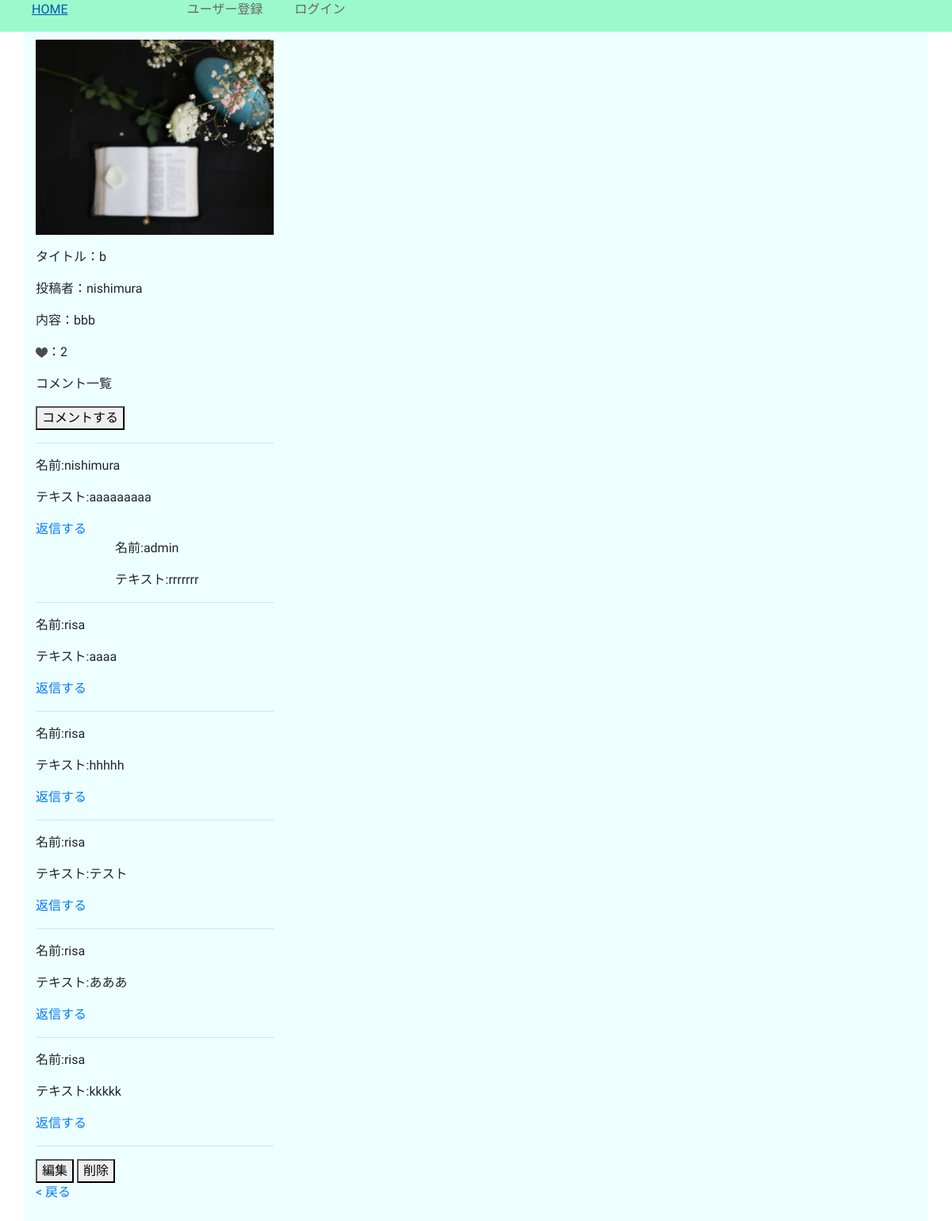
/detail/2/, run on an earlier commit of the app's database.
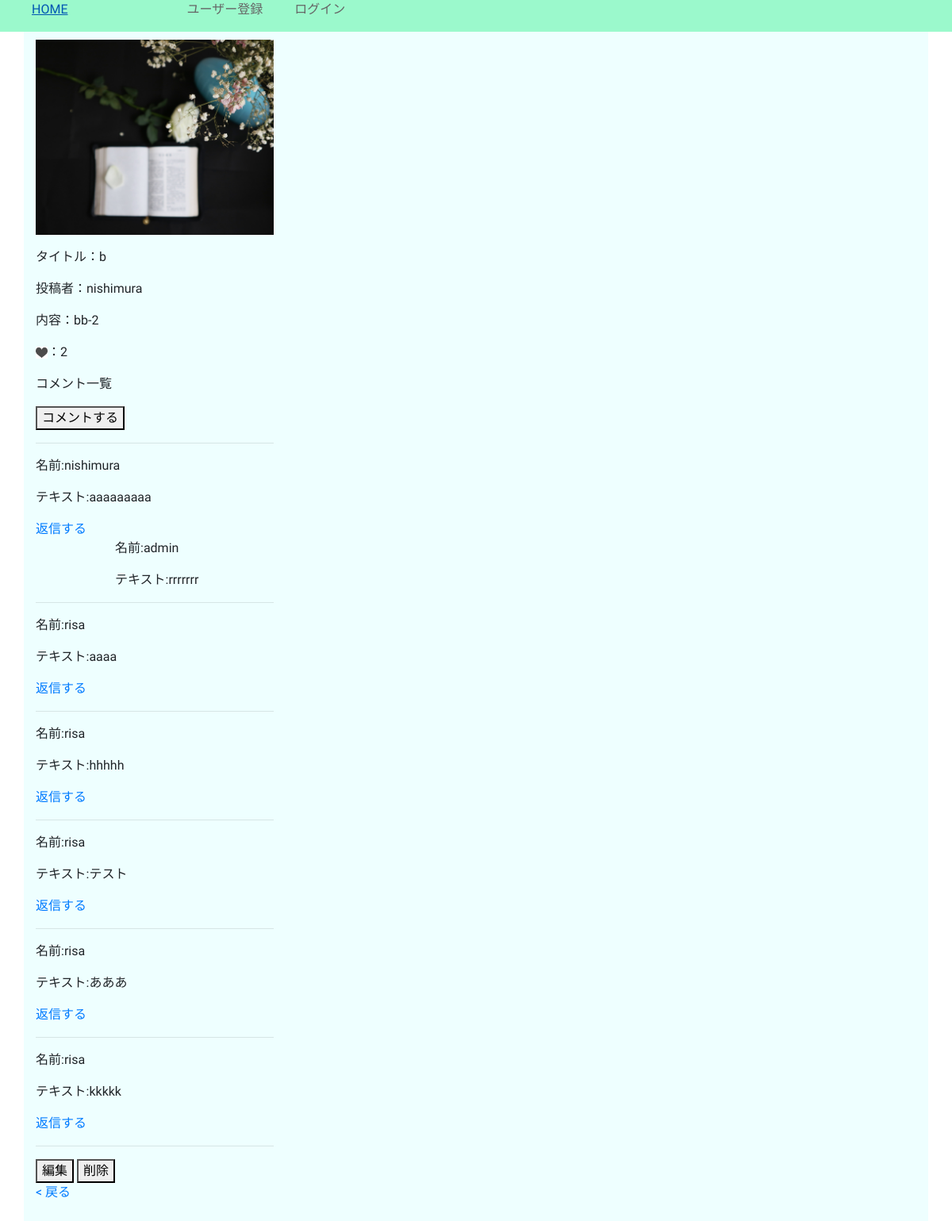
And on a later commit of the database.
### boardapp/models.py (models this page shows, shortened)
class BoardModel(models.Model):
    title = models.CharField(max_length=100)
    content = models.TextField()
    author = models.CharField(max_length=100)
    images = models.ImageField(upload_to='')
    good = models.IntegerField(null=True, blank=True, default=0)
    created_at = models.DateTimeField(auto_now_add=True)
    updated_at = models.DateTimeField(auto_now=True)

### boardapp/views.py (the view)
# urls.py: path('detail/<int:pk>/', detailfunc, name='detail'),
def detailfunc(request, pk):
    object = BoardModel.objects.get(pk=pk)
    return render(request, 'detail.html', {'object':object})

### templates/detail.html
{% extends 'base.html' %}
{% load static %}
{% block customcss %}
<link rel="stylesheet" type='text/css' href="{% static 'home.css'%}">
{% endblock customcss %}
{% block header %}
<div class="header">
{% if user.is_authenticated %}
  <a href="{% url 'list' %}" class="text1">HOME</a>
  <a href="{% url 'create' %}" class="text2">新規投稿</a>
  <a href="{% url 'logout' %}" class="text3">ログアウト</a>
{% else %}
  <a href="{% url 'list' %}" class="text1">HOME</a>
  <a href="{% url 'signup' %}" class="text2">ユーザー登録</a>
  <a href="{% url 'login' %}" class="text3">ログイン</a>
{% endif %}
</div>
{% endblock header %}
{% block content %}
<div class="container">
  <div>
    <p><img src='{{ object.images.url }}' width=300 ></p>
    <p>タイトル：{{ object.title }}</p>
    <p>投稿者：{{ object.author }}</p>
    <p>内容：{{ object.content }}</p>
    <p><a href="{% url 'good' object.pk %}"><img src="{% static 'images/goodmark.jpg' %}" width=15 height=15></a>：{{ object.good }}</p>
    <p>コメント一覧</p>
    <a href="{% url 'comment' object.pk %}"><button type="submit">コメントする</button></a>
    <hr>
    {% for comment in object.comment_set.all %}
        <p>名前:{{ comment.name }}</p>
        <p>テキスト:{{ comment.text }}</p>
        <a href="{% url 'reply' object.pk %}">返信する</a><br>
        {% for reply in comment.reply_set.all %}
          <div style="margin-left:100px;">
             <p>名前:{{ reply.name }}</p>
             <p>テキスト:{{ reply.text }}</p>
          </div>
        {% endfor %}
        <hr>
    {% endfor %}
    {% if request.user.id == object.author_id %}
      <a href="{% url 'update' object.pk %}"><button type="submit">編集</button></a>
      <a href="{% url 'delete' object.pk %}"><button type="submit">削除</button></a>
    {% endif %}
    <p><a href='JavaScript:history.back()'>&lt; 戻る</a></p>
  </div>
</div>
{% endblock content %}

What changed in the data, as far as the page shows it:
changed BoardModel "nishimura": content "bbb" → "bb-2"
